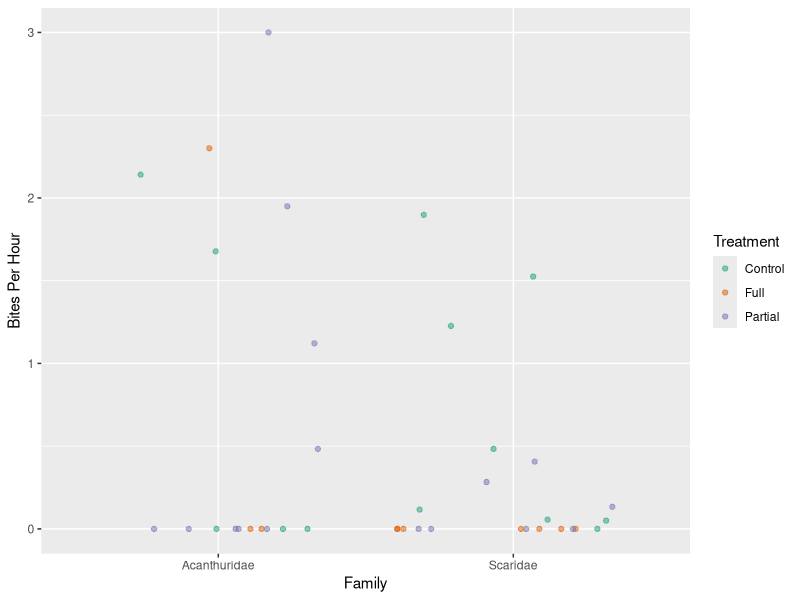
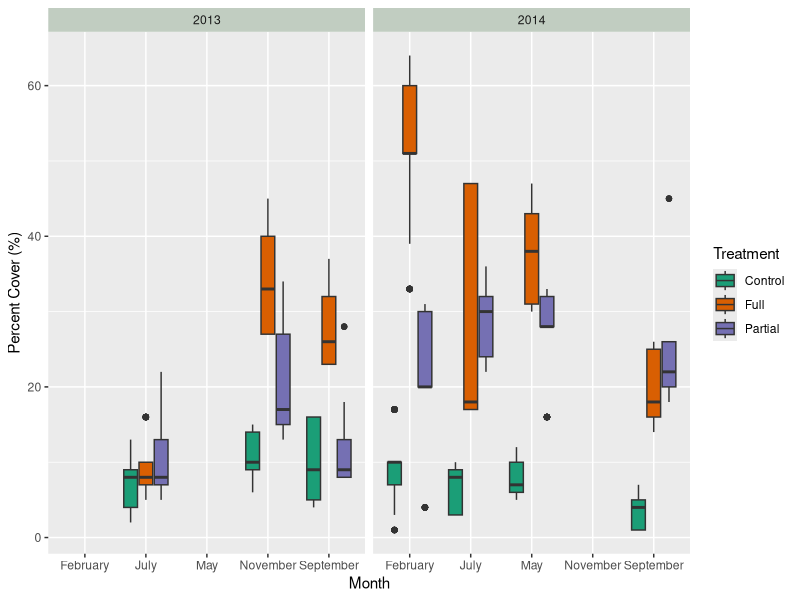
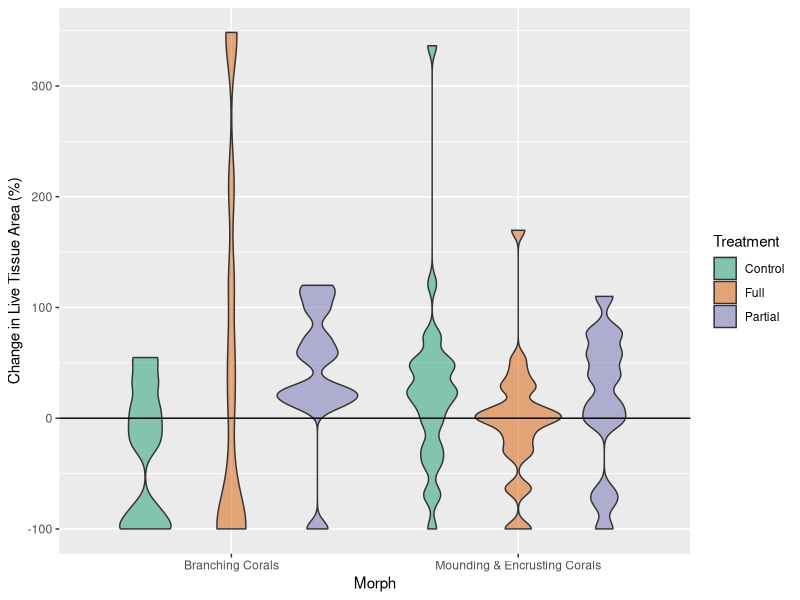
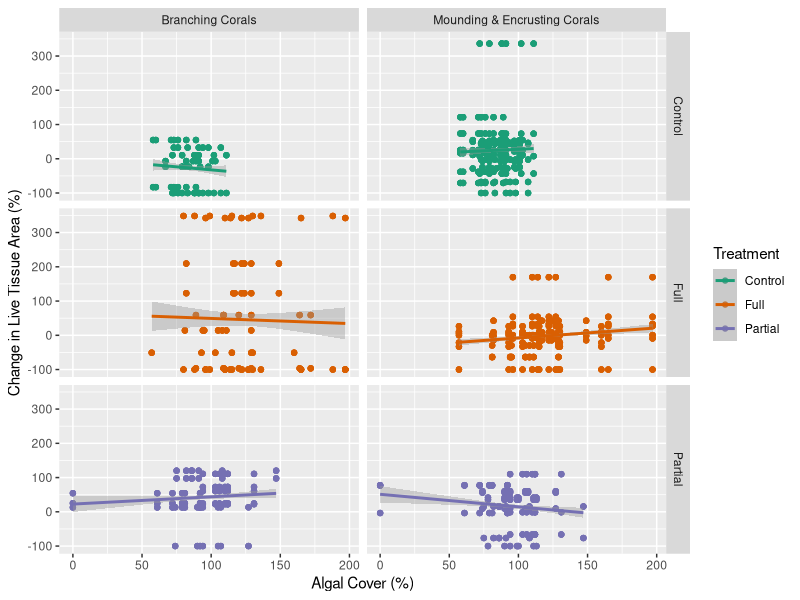

These figures' R source, in order:
## ---- chunk 1
knitr::opts_chunk$set(echo = TRUE)
library(tidyverse)

### All libraries must be loaded in this chunk
### Any global options you'd like to set (a global ggplot theme for example) should go here
## ---- chunk 2
## Read in and save your two tidy CSV files here for downstream use. 
## Show their output with head() for reproduciblity!
read_csv("treatment_results.csv") -> treatment_results
head(treatment_results)
read_csv("plot_bites.csv") -> plot_bites
head(plot_bites)
## ---- chunk 3
## Code to prepare data for plotting goes here. 
## It should save a dataset you can use to plot in the next chunk.
plot_bites %>%
  filter(family == c("Acanthuridae", "Scaridae"), treatment == c("Full", "Partial", "Control")) %>% 
  #only need the two families according to previos graph and then filtered all treatment types
  mutate(bites_corr_hour = (timeCorrBites/60))%>%
  select(treatment,family, bites_corr_hour) -> new_bites_hour
  #out of all the columns, only needed treatment, family, and timeCorrBites

head(new_bites_hour)
#making sure it has all necessary components for graph
## ---- chunk 4
## plot the data here.
## ensure an appropriate figure size and legible output by setting the fig.width and fig.height for this chunk
new_bites_hour %>%
  ggplot(aes(x = family, y= bites_corr_hour)) +
  geom_jitter(aes(color=treatment), alpha=0.5)+ #used alpha so can guarantee seeing all of the points
  scale_color_brewer(palette= "Dark2") + #colorblind friendly palette
  labs(x = "Family", y = "Bites Per Hour", color = "Treatment") ->figure3b 


figure3b

## ---- chunk 5
## Code to prepare data for plotting goes here. 
## It should save a dataset you can use to plot in the next chunk.

treatment_results %>%
  filter(Species == "artCal") %>% 
  #only selecting articulated calcareous algae
  select(Species, treatment, Month, Year, Percent_cover) -> new_artcal_results
  #figure will need the species, month/year, percent cover

head(new_artcal_results)
#making sure it has all necessary components for figure
## ---- chunk 6
## plot the data here.
## ensure an appropriate figure size and legible output by setting the fig.width and fig.height for this chunk

new_artcal_results %>%
  ggplot(aes(x = Month, y = Percent_cover, fill= treatment)) +
  geom_boxplot() +
  #would be able to show outliers in this form of graph as well as average
  facet_grid(~Year)+
  #wanted the years next to eachother to observe year difference
  scale_fill_brewer(palette= "Dark2") +
  #colorblind friendly palette 
  theme(strip.background = element_rect(fill = "honeydew3")) +
  #felt like switching up the header color
  labs(y = "Percent Cover (%)", fill = "Treatment") -> figure_5b

figure_5b
## ---- chunk 7
## Code to prepare data for plotting goes here. 
## It should save a dataset you can use to plot in the next chunk.

treatment_results %>%
 mutate(Morph = case_when(morph == "mound.crust" ~ "Mounding & Encrusting Corals", morph == "branch" ~ "Branching Corals")) %>%
  drop_na(Morph) %>%
  #removed NAs
  select(- morph) %>%
  #removed column since created a new one with new names
  mutate(growth = growth * 100) %>%
  #after looking at data again and graph, realized that it was not in percent so needed to multiply by 100
  select(Morph, growth, treatment) -> new_morph
  #only shows what I will be graphing so it is cleaner to look like and when deciding how to wrangle data
  
new_morph
## ---- chunk 8
## plot the data here.
## ensure an appropriate figure size and legible output by setting the fig.width and fig.height for this chunk

new_morph %>%
  ggplot(aes(x = Morph, y = growth, fill = treatment)) +
  geom_violin(alpha = 0.5) +
  #would show distribution of data/be able to properly see black line
  scale_fill_brewer(palette = "Dark2") +
  #colorblind friendly
  labs(y = "Change in Live Tissue Area (%)", fill = "Treatment") +
  geom_hline(yintercept = 0, col = "black")  -> figure_6a
  #had a black line go through the y intercept to show where there is 0 % change

figure_6a
## ---- chunk 9
## Code to prepare data for plotting goes here. 
## It should save a dataset you can use to plot in the next chunk.

treatment_results %>%
  filter(Species == "totalAlgae") %>%
  #only plotting Algae totals
   mutate(Morph = case_when(morph == "mound.crust" ~ "Mounding & Encrusting Corals", morph == "branch" ~ "Branching Corals")) %>%
  drop_na(Morph) %>%
  #removed NAs
  select(- morph) %>%
  #removed column since created a new one with new names
  mutate(growth = growth * 100) %>%
  #made it a percent not decimal
  select(Morph, treatment, growth, Percent_cover) -> new_algal_cover
  #selected only columns that were needed 

new_algal_cover
## ---- chunk 10
## plot the data here.
## ensure an appropriate figure size and legible output by setting the fig.width and fig.height for this chunk

new_algal_cover %>%
  ggplot(aes(x = Percent_cover, y = growth, color = treatment)) +
  geom_point()+
  #scatterplot to show where data points are
  facet_grid(treatment~ Morph) +
  #wanted to separate morphs and treatments to better understand data
  scale_color_brewer(palette = "Dark2") +
  #colorblind friendly color
  labs(y = "Change in Live Tissue Area (%)", x = "Algal Cover (%)", color = "Treatment") +
  geom_smooth(method = "lm") -> figure_6b
  #made smooth trendlines

figure_6b
## ---- chunk 11
## Code to prepare data for plotting goes here. 
## It should save a dataset you can use to plot in the next chunk.
## ---- chunk 12
## plot the data here.
## ensure an appropriate figure size and legible output by setting the fig.width and fig.height for this chunk
